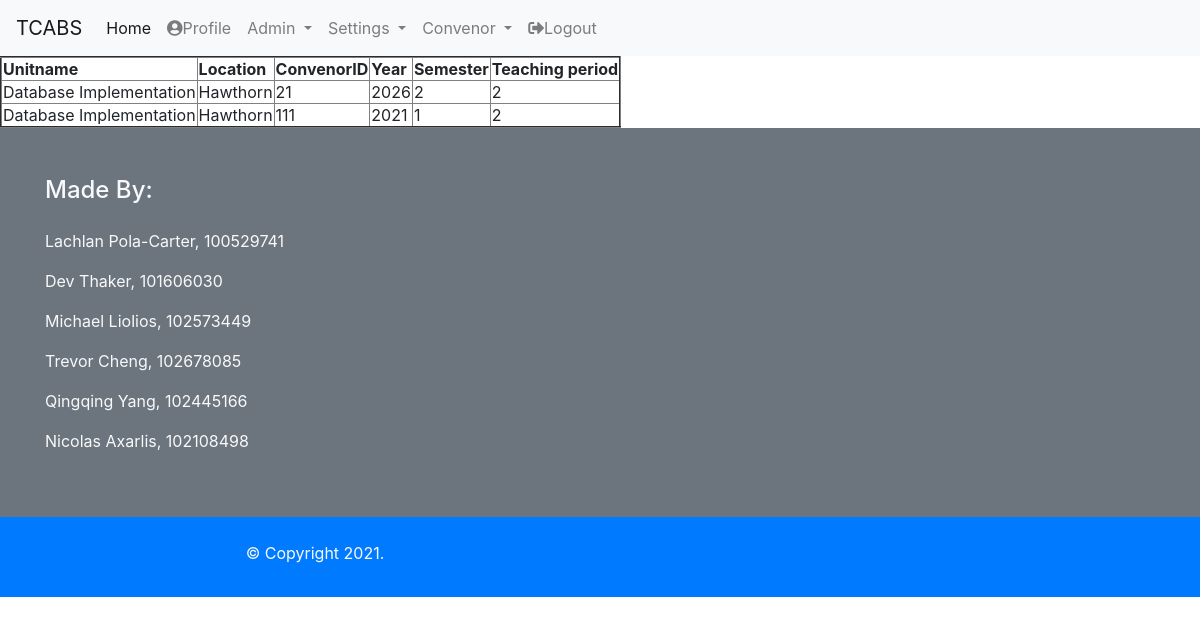
Page /listregconandunit.php (signed in) on the committed database.
### tables this page shows
CREATE TABLE `roles` (
  `RoleID` int(2) NOT NULL,
  `Rolename` varchar(50) NOT NULL
);

CREATE TABLE `unitsoffering` (
  `Unitoffer` int(11) NOT NULL,
  `Location` varchar(225) NOT NULL,
  `Faculty` varchar(20) NOT NULL,
  `ConvenorID` varchar(10) NOT NULL,
  `Year` int(4) NOT NULL,
  `Semester` int(2) NOT NULL,
  `Teachingper` int(2) NOT NULL,
  `Unitcode` varchar(10) NOT NULL
);

CREATE TABLE `unit` (
  `Unitcode` varchar(10) NOT NULL,
  `Unitname` varchar(200) NOT NULL,
  `Faculty` varchar(20) NOT NULL
);

### listregconandunit.php (the view, shortened to what this page needs)
  <?php
include 'login.php';
include 'navbar.php';
include 'head.php';
?>
<!DOCTYPE html>
<html>
    <head>
    </head>
    <body>
        <?php
            $sql = 'CALL DisplayUnit()';
              $select = $con->query($sql);
        ?>
        <table border="2">
            <tr>
                <th>Unitname</th>
                <th>Location</th>
				<th>ConvenorID</th>
				<th>Year</th>
				<th>Semester</th>
			    <th>Teaching period </th>
            </tr>
            <?php while ($r = $select->fetch_assoc()): ?>
                <tr>
                    <td><?php echo $r['Unitname'] ?></td>
					<td><?php echo $r['Location'] ?></td>
					<td><?php echo $r['ConvenorID'] ?></td>
					<td><?php echo $r['Year'] ?></td>
					<td><?php echo $r['Semester'] ?></td>
					<td><?php echo $r['Teachingper'] ?></td>
                </tr>
            <?php endwhile; ?>
        </table>
    </body>
     <?php include 'Footer.php'?>
</html>

### navbar.php (shortened to what this page needs)
	<nav class="navbar navbar-expand-lg navbar-light bg-light">
  <a class="navbar-brand" href="home.php">TCABS</a>
  <div class="collapse navbar-collapse" id="navbarNavDropdown">
    <ul class="navbar-nav">
      <li class="nav-item active">
        <a class="nav-link" href="home.php">Home <span class="sr-only">(current)</span></a>
      </li>
      <li class="nav-item">
        <a class="nav-link" href="profile.php"><i class="fas fa-user-circle"></i>Profile</a>
      </li>
      <?php
$UID = $_SESSION['id'];
$nav=mysqli_query($con,"SELECT roles.RoleID FROM roles JOIN (userroles, user) ON (userroles.RoleID=roles.RoleID AND user.UserID=userroles.UserID) WHERE user.UserID = $UID;");
while($data=mysqli_fetch_assoc($nav))
  {
   if(in_array(1, $data)){
    include 'admin.php';
    include 'settings.php';
  }
  if(in_array(3, $data)){
    include 'convenor.php';
  }
  }
      ?>
            <li class="nav-item">
        <a class="nav-link" href="logout.php"><i class="fas fa-sign-out-alt"></i>Logout</a>
      </li>
    </ul>
</div>
</nav>

### admin.php (shortened to what this page needs)
<li class="nav-item dropdown">
        <a class="nav-link dropdown-toggle" href="#" id="navbarDropdownMenuLink" data-toggle="dropdown" aria-haspopup="true" aria-expanded="false">
          Admin
        </a>
      </li>

### settings.php (shortened to what this page needs)
<li class="nav-item dropdown">
        <a class="nav-link dropdown-toggle" href="#" id="navbarDropdownMenuLink" data-toggle="dropdown" aria-haspopup="true" aria-expanded="false">
          Settings
        </a>
      </li>

### convenor.php (shortened to what this page needs)
<li class="nav-item dropdown">
        <a class="nav-link dropdown-toggle" href="#" id="navbarDropdownMenuLink" data-toggle="dropdown" aria-haspopup="true" aria-expanded="false">
          Convenor
        </a>
      </li>

### style.css (style rules this page uses)
* { box-sizing: border-box; font-family: -apple-system, BlinkMacSystemFont, "segoe ui", roboto, oxygen, ubuntu, cantarell, "fira sans", "droid sans", "helvetica neue", Arial, sans-serif; font-size: 16px; -webkit-font-smoothing: antialiased; -moz-osx-font-smoothing: grayscale; }
body { background-color: #435165; }
body { background-color: #435165; margin: 0; }

### rows in the picture
roles: shows "Admin"
roles: shows "Convenor"
unitsoffering: Unitcode.Unitname "Database Implementation", Location "Hawthorn", ConvenorID "21", Year "2026", Semester "2", Teachingper "2"
unitsoffering: Unitcode.Unitname "Database Implementation", Location "Hawthorn", ConvenorID "111", Year "2021", Semester "1", Teachingper "2"
